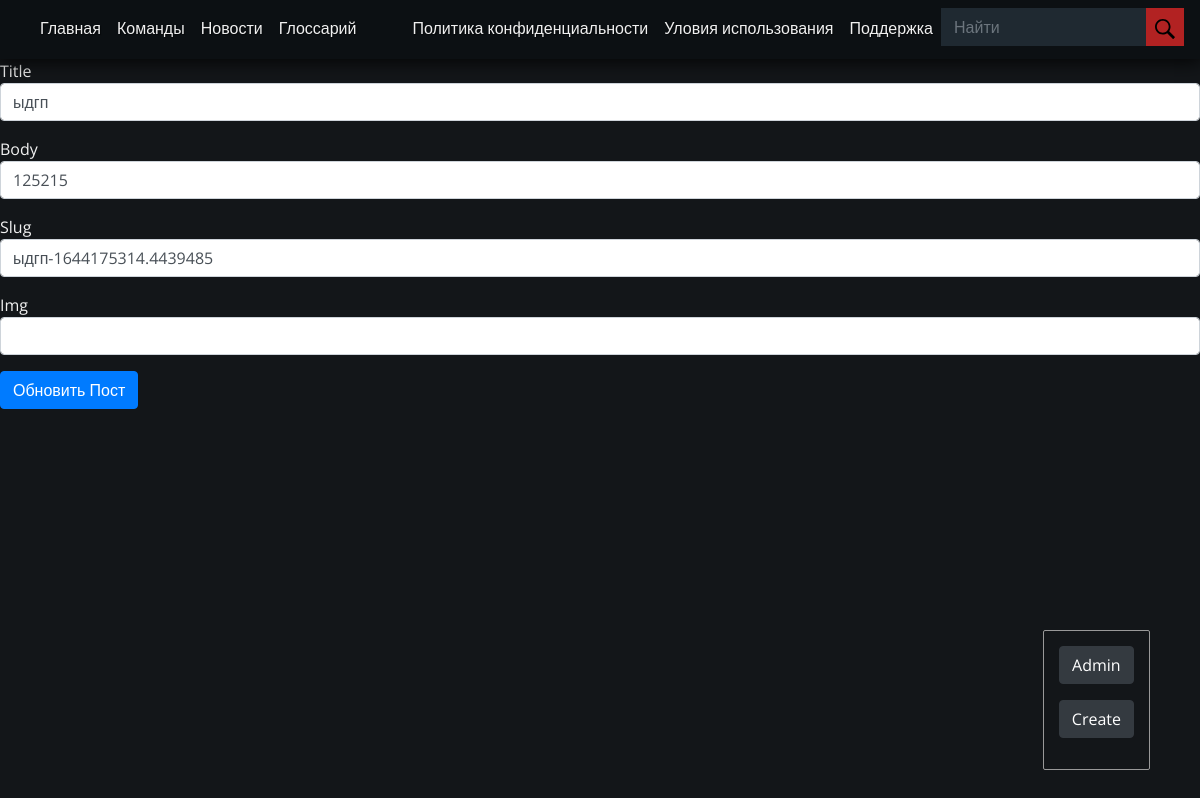
Page /casino/post/ыдгп-1644175314.4439485/update (signed in) on the committed database.
### dashboard/models.py (models this page shows, shortened)
class Post(models.Model):
    title = models.CharField(max_length=150, db_index=True)
    slug = models.SlugField(max_length=150, unique=True, blank=True)
    body = models.TextField(blank=True, db_index=True)
    img = models.URLField(blank=True, max_length=300)
    date_pub = models.DateTimeField(auto_now_add=True)
    def get_update_url(self):
        return reverse('post_update_url', kwargs={'slug': self.slug})
    class Meta:
        ordering = ['-date_pub']

### dashboard/views.py (the view, shortened to what this page needs)
# urls.py: path('post/<str:slug>/update', PostUpdate.as_view(), name='post_update_url'),
class PostUpdate(View):
    @superuser_required
    def get(self, request, slug):
        post = Post.objects.get(slug__iexact=slug)
        bound_form = PostForm(instance=post)
        return render(request, 'dashboard/post_update.html', context={'form': bound_form, 'post': post})

### dashboard/forms.py (shortened to what this page needs)
class PostForm(forms.ModelForm):
    class Meta():
        model = Post
        fields = ['title', 'body', 'slug', 'img']
        widgets = {
            i: forms.TextInput(attrs={'class': 'form-control'}) for i in fields
        }

### dashboard/views.py (called while the page is built)
def superuser_required(func):
    def wrapper(*args, **kwargs):
        if args[1].user.is_superuser:
            return func(*args, **kwargs)
        else:
            raise PermissionDenied()
    return wrapper

### dashboard/templates/dashboard/post_update.html (shortened to what this page needs)
{% extends 'dashboard/base.html' %}
{% block content %}
    <form action="{{ post.get_update_url }}" method="post">
        {% for field in form %}
        <div class='form-group'>
        {{ field.label }}
        {{ field }}
        </div>
        {% endfor %}
        <button type="submit" class="btn btn-primary">Обновить Пост</button>
    </form>
{% endblock content %}

### static/css/main.css (style rules this page uses)
:root { --background : #131619; --gradient1 : linear-gradient(red, orange, yellow, green, blue); --nav_back : #0C1013; --text_color : #F0F0F0; --nav_back_hover : #1f2931; --font: 'Open Sans', sans-serif; --link_color : var(--text_color); --text-size : 1.5em; --title-size : 3em; --accent-color: firebrick; --text_second_color: rgb(255, 255, 255); --news_color: var(--nav_back_hover); --text-second-color: #666; }
* { font-family: var(--font); color: var(--text_color); }
body { background: var(--background); }

### rows in the picture
Post: form "ыдгп" "125215" "ыдгп-1644175314.4439485"

### other values in the picture
{{ field.label }} "Title" "Body" "Slug" "Img"
